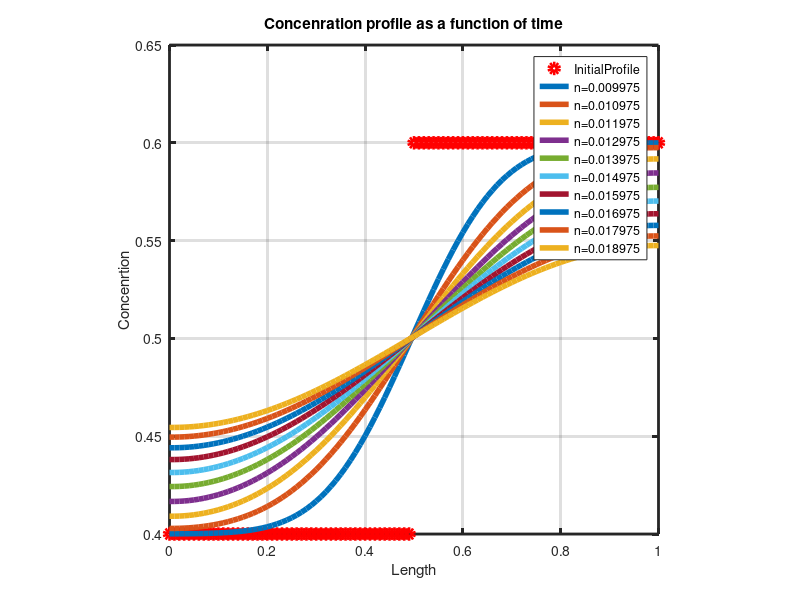

The MATLAB script that drew this image:
clear all
clc
clf

xstart = 0;
xend  = 1;
delx = 0.01;
diffusivity = 1;
delt =  (delx*delx)/ (4*diffusivity);
x = xstart:delx:xend;
N = (xend-xstart)/delx + 1;
c_new = zeros(N,1);
c_old = zeros(N,1);
%Initialising initial profile 
% m = 2;
% for i = 1:N
%     c_old(i) = 0.5*sin ( m*x(i)*3.1415 /xend) + 0.5;
% end

for i = 1:N/2+1
    c_old(i) = 0.4;
    c_old(N + 1-i) = 0.6;
end
plot(x,c_old,'ro','linewidth',4.0,'DisplayName','InitialProfile');
hold on;
xlabel('Length');
ylabel('Concenrtion')
ax = gca ;
set(ax, 'linewidth',2.0);
axis('square');
grid on;
for j = 1:10
    for i = 1:400
        k = 2;
        c_new(k) = c_old(k) + delt*diffusivity*(c_old(k+1) - c_old(k) )/(delx*delx) ;
        for k = 3 :N-2
            c_new(k) = c_old(k) + delt*diffusivity*(c_old(k+1) + c_old(k-1) - 2*c_old(k) )/(delx*delx) ;
        end
        k = N-1;
        c_new(k) = c_old(k) + delt*diffusivity*( c_old(k-1) - c_old(k) )/(delx*delx) ;
        c_new(1) = c_new(2);
        c_new(N) = c_new(N-1);
        c_old = c_new;
    end
    time = delt*(i-1) + (j-1)*40*delt;
    str = ['n=',num2str(time)];
    plot(x,c_old,'linewidth',4.0,'DisplayName',str);
    hold on;
    xlabel('Length');
    ylabel('Concenrtion')
    ax = gca ;
    set(ax, 'linewidth',2.0);
    axis('square');
end
title('Concenration profile as a function of time');
legend('show');  


